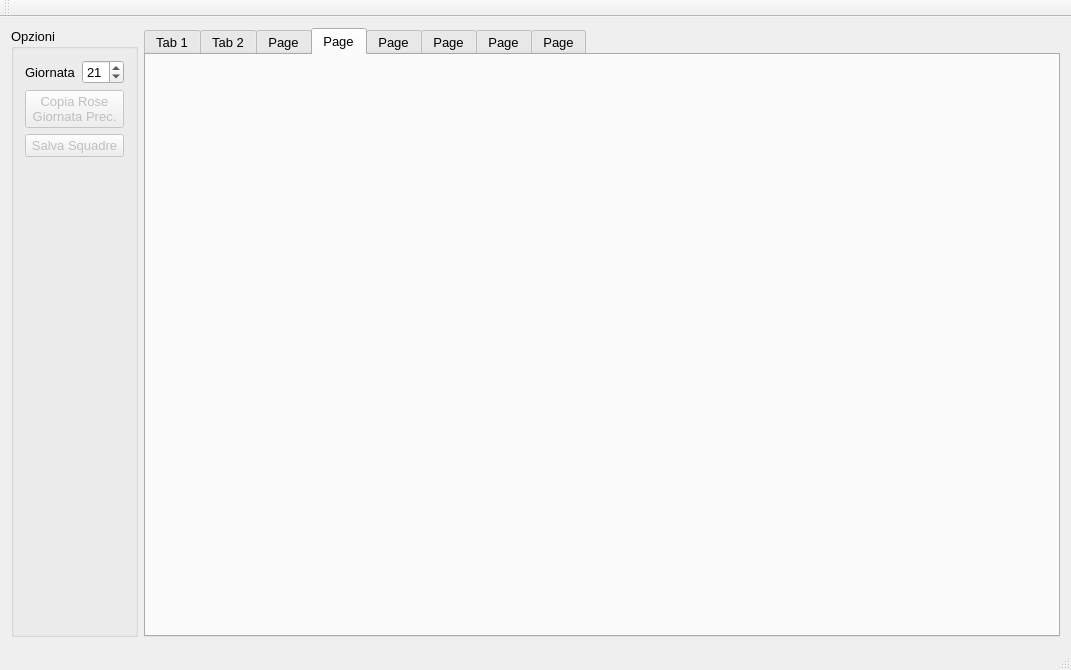
<?xml version="1.0" encoding="UTF-8"?>
<ui version="4.0">
 <class>MainWindow</class>
 <widget class="QMainWindow" name="MainWindow">
  <property name="geometry">
   <rect>
    <x>0</x>
    <y>0</y>
    <width>1071</width>
    <height>670</height>
   </rect>
  </property>
  <property name="font">
   <font>
    <pointsize>10</pointsize>
   </font>
  </property>
  <property name="windowTitle">
   <string>Fantacalcio - Calcolo rivalutazioni giocatori</string>
  </property>
  <widget class="QWidget" name="centralWidget">
   <layout class="QGridLayout" name="gridLayout_2">
    <item row="0" column="1">
     <widget class="QTabWidget" name="tabWidget_teams">
      <property name="currentIndex">
       <number>3</number>
      </property>
      <widget class="QWidget" name="tab_1">
       <attribute name="title">
        <string>Tab 1</string>
       </attribute>
       <layout class="QGridLayout" name="gridLayout">
        <item row="0" column="0">
         <widget class="QTeamWidget" name="widget_1" native="true"/>
        </item>
       </layout>
      </widget>
      <widget class="QWidget" name="tab_2">
       <attribute name="title">
        <string>Tab 2</string>
       </attribute>
       <layout class="QGridLayout" name="gridLayout_3">
        <item row="0" column="0">
         <widget class="QTeamWidget" name="widget_2" native="true"/>
        </item>
       </layout>
      </widget>
      <widget class="QWidget" name="tab_3">
       <attribute name="title">
        <string>Page</string>
       </attribute>
       <layout class="QGridLayout" name="gridLayout_4">
        <item row="0" column="0">
         <widget class="QTeamWidget" name="widget_3" native="true"/>
        </item>
       </layout>
      </widget>
      <widget class="QWidget" name="tab_4">
       <attribute name="title">
        <string>Page</string>
       </attribute>
       <layout class="QGridLayout" name="gridLayout_5">
        <item row="0" column="0">
         <widget class="QTeamWidget" name="widget_4" native="true"/>
        </item>
       </layout>
      </widget>
      <widget class="QWidget" name="tab_5">
       <attribute name="title">
        <string>Page</string>
       </attribute>
       <layout class="QGridLayout" name="gridLayout_6">
        <item row="0" column="0">
         <widget class="QTeamWidget" name="widget_5" native="true"/>
        </item>
       </layout>
      </widget>
      <widget class="QWidget" name="tab_6">
       <attribute name="title">
        <string>Page</string>
       </attribute>
       <layout class="QGridLayout" name="gridLayout_7">
        <item row="0" column="0">
         <widget class="QTeamWidget" name="widget_6" native="true"/>
        </item>
       </layout>
      </widget>
      <widget class="QWidget" name="tab_7">
       <attribute name="title">
        <string>Page</string>
       </attribute>
       <layout class="QGridLayout" name="gridLayout_8">
        <item row="0" column="0">
         <widget class="QTeamWidget" name="widget_7" native="true"/>
        </item>
       </layout>
      </widget>
      <widget class="QWidget" name="tab_8">
       <attribute name="title">
        <string>Page</string>
       </attribute>
       <layout class="QGridLayout" name="gridLayout_9">
        <item row="0" column="0">
         <widget class="QTeamWidget" name="widget_8" native="true"/>
        </item>
       </layout>
      </widget>
     </widget>
    </item>
    <item row="0" column="0">
     <widget class="QGroupBox" name="groupBox">
      <property name="title">
       <string>Opzioni</string>
      </property>
      <layout class="QGridLayout" name="gridLayout_10">
       <item row="0" column="1">
        <widget class="QSpinBox" name="spinBox">
         <property name="minimum">
          <number>-1</number>
         </property>
         <property name="maximum">
          <number>38</number>
         </property>
         <property name="value">
          <number>21</number>
         </property>
        </widget>
       </item>
       <item row="0" column="0">
        <widget class="QLabel" name="label">
         <property name="text">
          <string>Giornata</string>
         </property>
        </widget>
       </item>
       <item row="3" column="0">
        <spacer name="verticalSpacer">
         <property name="orientation">
          <enum>Qt::Vertical</enum>
         </property>
         <property name="sizeHint" stdset="0">
          <size>
           <width>20</width>
           <height>40</height>
          </size>
         </property>
        </spacer>
       </item>
       <item row="2" column="0" colspan="2">
        <widget class="QPushButton" name="pushButton_salva">
         <property name="enabled">
          <bool>false</bool>
         </property>
         <property name="text">
          <string>Salva Squadre</string>
         </property>
        </widget>
       </item>
       <item row="1" column="0" colspan="2">
        <widget class="QPushButton" name="pushButton_copia">
         <property name="enabled">
          <bool>false</bool>
         </property>
         <property name="text">
          <string>Copia Rose
Giornata Prec.</string>
         </property>
        </widget>
       </item>
      </layout>
     </widget>
    </item>
   </layout>
  </widget>
  <widget class="QMenuBar" name="menuBar">
   <property name="geometry">
    <rect>
     <x>0</x>
     <y>0</y>
     <width>1071</width>
     <height>24</height>
    </rect>
   </property>
  </widget>
  <widget class="QToolBar" name="mainToolBar">
   <attribute name="toolBarArea">
    <enum>TopToolBarArea</enum>
   </attribute>
   <attribute name="toolBarBreak">
    <bool>false</bool>
   </attribute>
  </widget>
  <widget class="QStatusBar" name="statusBar"/>
 </widget>
 <layoutdefault spacing="6" margin="11"/>
 <customwidgets>
  <customwidget>
   <class>QTeamWidget</class>
   <extends>QWidget</extends>
   <header>qteamwidget.h</header>
   <container>1</container>
  </customwidget>
 </customwidgets>
 <resources/>
 <connections/>
</ui>
